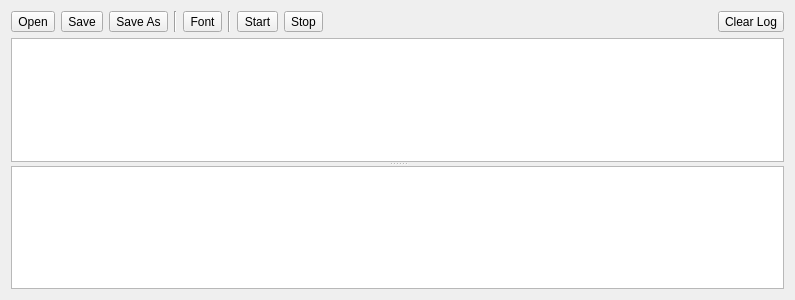
<?xml version="1.0" encoding="UTF-8"?>
<ui version="4.0">
 <class>LuaForm</class>
 <widget class="QWidget" name="LuaForm">
  <property name="geometry">
   <rect>
    <x>0</x>
    <y>0</y>
    <width>795</width>
    <height>300</height>
   </rect>
  </property>
  <property name="windowTitle">
   <string>Form</string>
  </property>
  <layout class="QVBoxLayout" name="verticalLayout">
   <item>
    <layout class="QHBoxLayout" name="horizontalLayout">
     <item>
      <widget class="QToolButton" name="buttonOpen">
       <property name="toolTip">
        <string>Open script file</string>
       </property>
       <property name="text">
        <string>Open</string>
       </property>
       <property name="icon">
        <iconset theme="document-open">
         <normaloff/>
        </iconset>
       </property>
       <property name="toolButtonStyle">
        <enum>Qt::ToolButtonTextUnderIcon</enum>
       </property>
      </widget>
     </item>
     <item>
      <widget class="QToolButton" name="buttonSave">
       <property name="toolTip">
        <string>Save script file</string>
       </property>
       <property name="text">
        <string>Save</string>
       </property>
       <property name="icon">
        <iconset theme="document-save">
         <normaloff/>
        </iconset>
       </property>
       <property name="toolButtonStyle">
        <enum>Qt::ToolButtonTextUnderIcon</enum>
       </property>
      </widget>
     </item>
     <item>
      <widget class="QToolButton" name="buttonSaveAs">
       <property name="toolTip">
        <string>Save-As script file</string>
       </property>
       <property name="text">
        <string>Save As</string>
       </property>
       <property name="icon">
        <iconset theme="document-save-as">
         <normaloff/>
        </iconset>
       </property>
       <property name="toolButtonStyle">
        <enum>Qt::ToolButtonTextUnderIcon</enum>
       </property>
      </widget>
     </item>
     <item>
      <widget class="Line" name="line">
       <property name="orientation">
        <enum>Qt::Vertical</enum>
       </property>
      </widget>
     </item>
     <item>
      <widget class="QToolButton" name="buttonFont">
       <property name="toolTip">
        <string>Select display font</string>
       </property>
       <property name="text">
        <string>Font</string>
       </property>
       <property name="icon">
        <iconset theme="preferences-desktop-font">
         <normaloff/>
        </iconset>
       </property>
       <property name="toolButtonStyle">
        <enum>Qt::ToolButtonTextUnderIcon</enum>
       </property>
      </widget>
     </item>
     <item>
      <widget class="Line" name="line_2">
       <property name="orientation">
        <enum>Qt::Vertical</enum>
       </property>
      </widget>
     </item>
     <item>
      <widget class="QToolButton" name="buttonStart">
       <property name="toolTip">
        <string>Start script</string>
       </property>
       <property name="text">
        <string>Start</string>
       </property>
       <property name="icon">
        <iconset theme="go-next">
         <normaloff/>
        </iconset>
       </property>
       <property name="toolButtonStyle">
        <enum>Qt::ToolButtonTextUnderIcon</enum>
       </property>
      </widget>
     </item>
     <item>
      <widget class="QToolButton" name="buttonStop">
       <property name="toolTip">
        <string>Stop script</string>
       </property>
       <property name="text">
        <string>Stop</string>
       </property>
       <property name="icon">
        <iconset theme="process-stop">
         <normaloff/>
        </iconset>
       </property>
       <property name="toolButtonStyle">
        <enum>Qt::ToolButtonTextUnderIcon</enum>
       </property>
      </widget>
     </item>
     <item>
      <spacer name="horizontalSpacer">
       <property name="orientation">
        <enum>Qt::Horizontal</enum>
       </property>
       <property name="sizeHint" stdset="0">
        <size>
         <width>40</width>
         <height>20</height>
        </size>
       </property>
      </spacer>
     </item>
     <item>
      <widget class="QToolButton" name="toolButton">
       <property name="toolTip">
        <string>Clear Log</string>
       </property>
       <property name="text">
        <string>Clear Log</string>
       </property>
       <property name="icon">
        <iconset theme="edit-clear">
         <normaloff/>
        </iconset>
       </property>
       <property name="toolButtonStyle">
        <enum>Qt::ToolButtonTextUnderIcon</enum>
       </property>
      </widget>
     </item>
    </layout>
   </item>
   <item>
    <widget class="QSplitter" name="splitter">
     <property name="orientation">
      <enum>Qt::Vertical</enum>
     </property>
     <widget class="CodeEditor" name="sourceEdit"/>
     <widget class="QPlainTextEdit" name="plainTextOutput">
      <property name="sizePolicy">
       <sizepolicy hsizetype="Expanding" vsizetype="Preferred">
        <horstretch>0</horstretch>
        <verstretch>0</verstretch>
       </sizepolicy>
      </property>
     </widget>
    </widget>
   </item>
  </layout>
 </widget>
 <customwidgets>
  <customwidget>
   <class>CodeEditor</class>
   <extends>QTextEdit</extends>
   <header>CodeEditor.h</header>
  </customwidget>
 </customwidgets>
 <resources/>
 <connections>
  <connection>
   <sender>toolButton</sender>
   <signal>clicked()</signal>
   <receiver>plainTextOutput</receiver>
   <slot>clear()</slot>
   <hints>
    <hint type="sourcelabel">
     <x>754</x>
     <y>34</y>
    </hint>
    <hint type="destinationlabel">
     <x>746</x>
     <y>229</y>
    </hint>
   </hints>
  </connection>
 </connections>
</ui>
